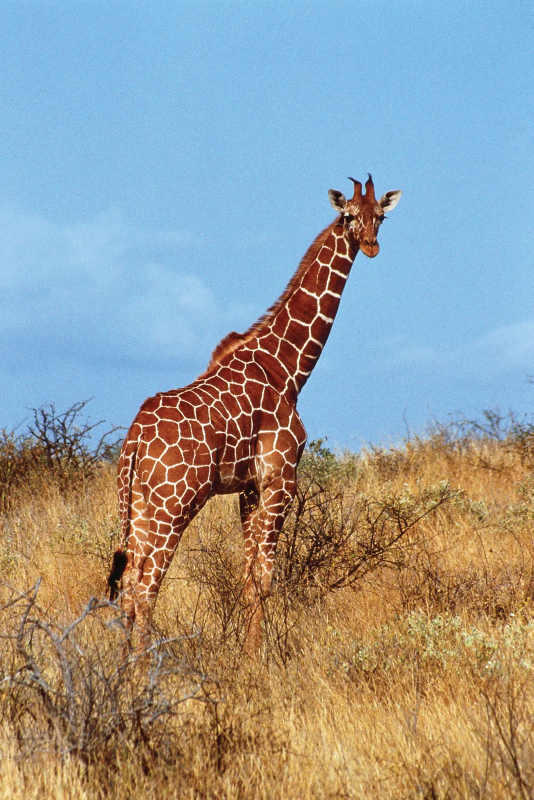
#> input picture images/giraffe-Kenya.png, 1067 x 1600 px, found by its file name (shown at 1/2 size)
$ jupyter execute 'image_resizing_scaling&interpolation.ipynb'
#> lines starting #> are read from the running program, lines starting #| are printed output that depends on the picture
[cell 1]
import cv2
import matplotlib.pyplot as plt

[cell 2]
image=cv2.imread("/content/giraffe-Kenya.png")
#> image is the input picture: shape (1600, 1067, 3); mean B, G, R 152, 154.5, 150.9

[cell 3]
rgb_img=cv2.cvtColor(image,cv2.COLOR_BGR2RGB)
plt.imshow(rgb_img)

###1. Image Resizing

[cell 4]
rgb_img.shape
#> Out = (1600, 1067, 3)

[cell 5]
new_height=400
new_width=400

resized_img=cv2.resize(rgb_img,(new_width,new_height))
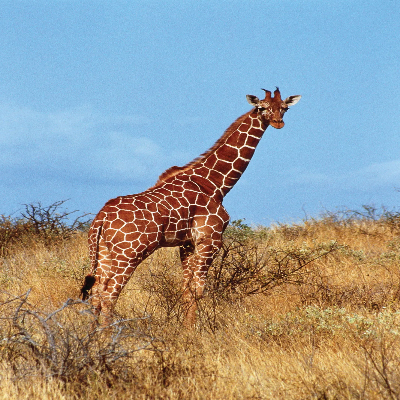
#> resized_img: shape (400, 400, 3); mean R, G, B 150.8, 154.4, 151.9
plt.imshow(resized_img)

###2.Image Scaling

[cell 6]
scale_factor=50
s_width=int(rgb_img.shape[1]*scale_factor/100)
#> s_width = 533
s_hight=int(rgb_img.shape[0]*scale_factor/100)
#> s_hight = 800

scaled_image=cv2.resize(rgb_img,(s_width,s_hight), interpolation=cv2.INTER_AREA)
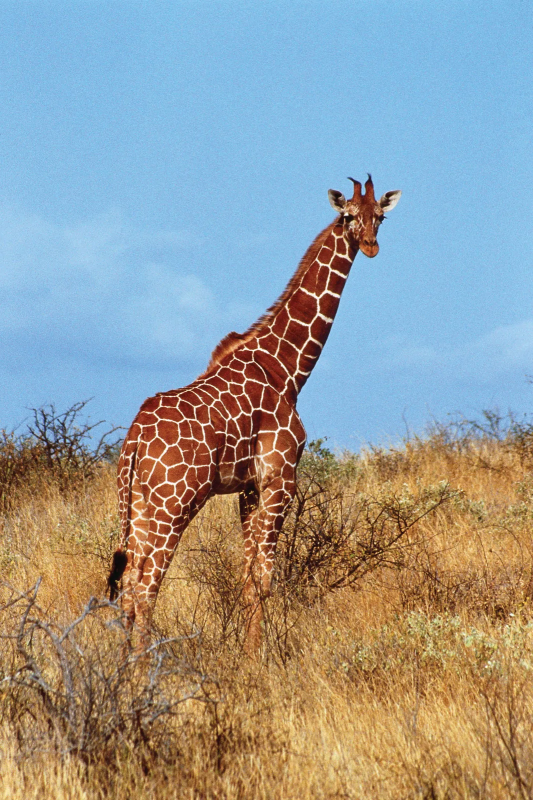
#> scaled_image: shape (800, 533, 3); mean R, G, B 150.9, 154.5, 152
plt.imshow(scaled_image)
print(scaled_image.shape)
#| (800, 533, 3)

###3. INTERPOLATION

[cell 7]
resize_width=600
resize_hight=600

img=cv2.resize(rgb_img,(resize_width,resize_hight),interpolation=cv2.INTER_NEAREST)
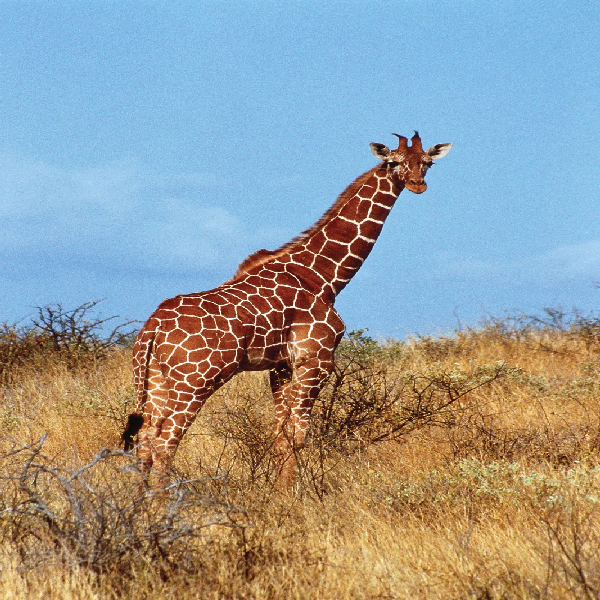
#> img: shape (600, 600, 3); mean R, G, B 150.9, 154.6, 152.2
plt.imshow(img)

[cell 8]
resize_width=600
resize_hight=600

img=cv2.resize(rgb_img,(resize_width,resize_hight),interpolation=cv2.INTER_LINEAR)
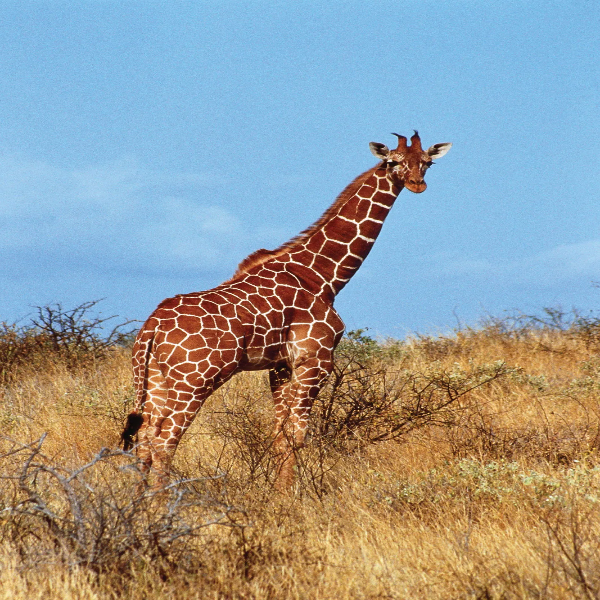
#> img: shape (600, 600, 3); mean R, G, B 150.7, 154.4, 151.9
plt.imshow(img)

[cell 9]
resize_width=600
resize_hight=600

img=cv2.resize(rgb_img,(resize_width,resize_hight),interpolation=cv2.INTER_CUBIC)
plt.imshow(img)

[cell 10]
resize_width=600
resize_hight=600

img=cv2.resize(rgb_img,(resize_width,resize_hight),interpolation=cv2.INTER_LANCZOS4)
plt.imshow(img)

$ run again, with images/butterfly.jpg saved as images/giraffe-Kenya.png
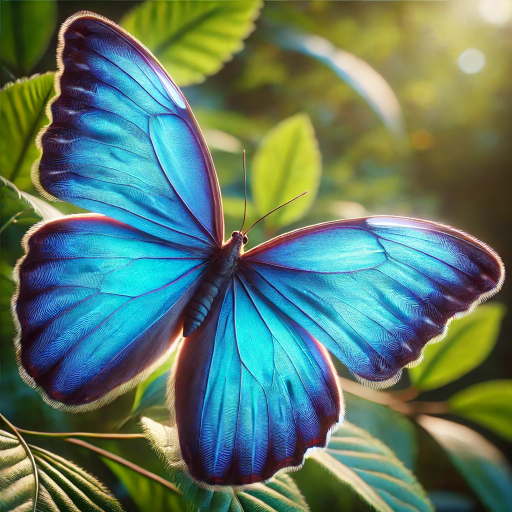
#> input picture images/butterfly.jpg, 1024 x 1024 px, found by its file name (shown at 1/2 size)
#> image is the input picture: shape (1024, 1024, 3); mean B, G, R 102.9, 121.6, 93.2
#> `resized_img=cv2.resize(rgb_img,(new_width,new_height))`:
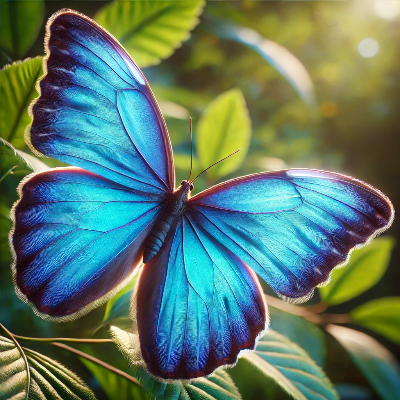
#> resized_img: shape (400, 400, 3); mean R, G, B 93.1, 121.5, 102.8
#| (512, 512, 3)
#> `img=cv2.resize(rgb_img,(resize_width,resize_hight),interpolation=cv2.I..`:
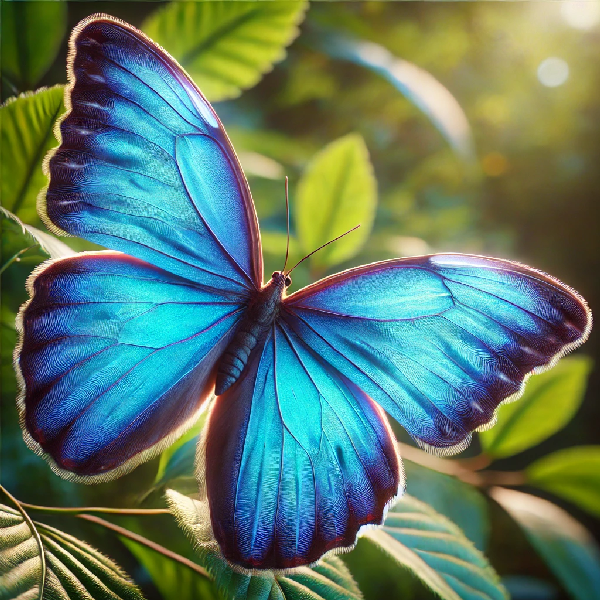
#> img: shape (600, 600, 3); mean R, G, B 93.3, 121.7, 103
